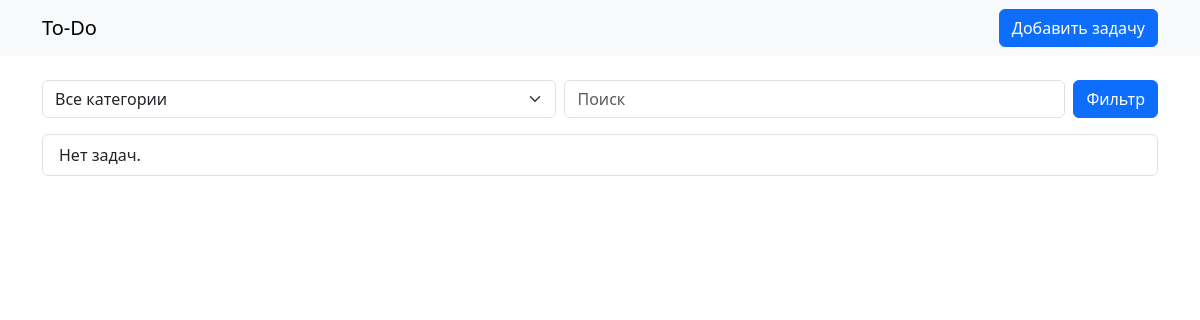
/tasks/, run on an earlier commit of the app's database.
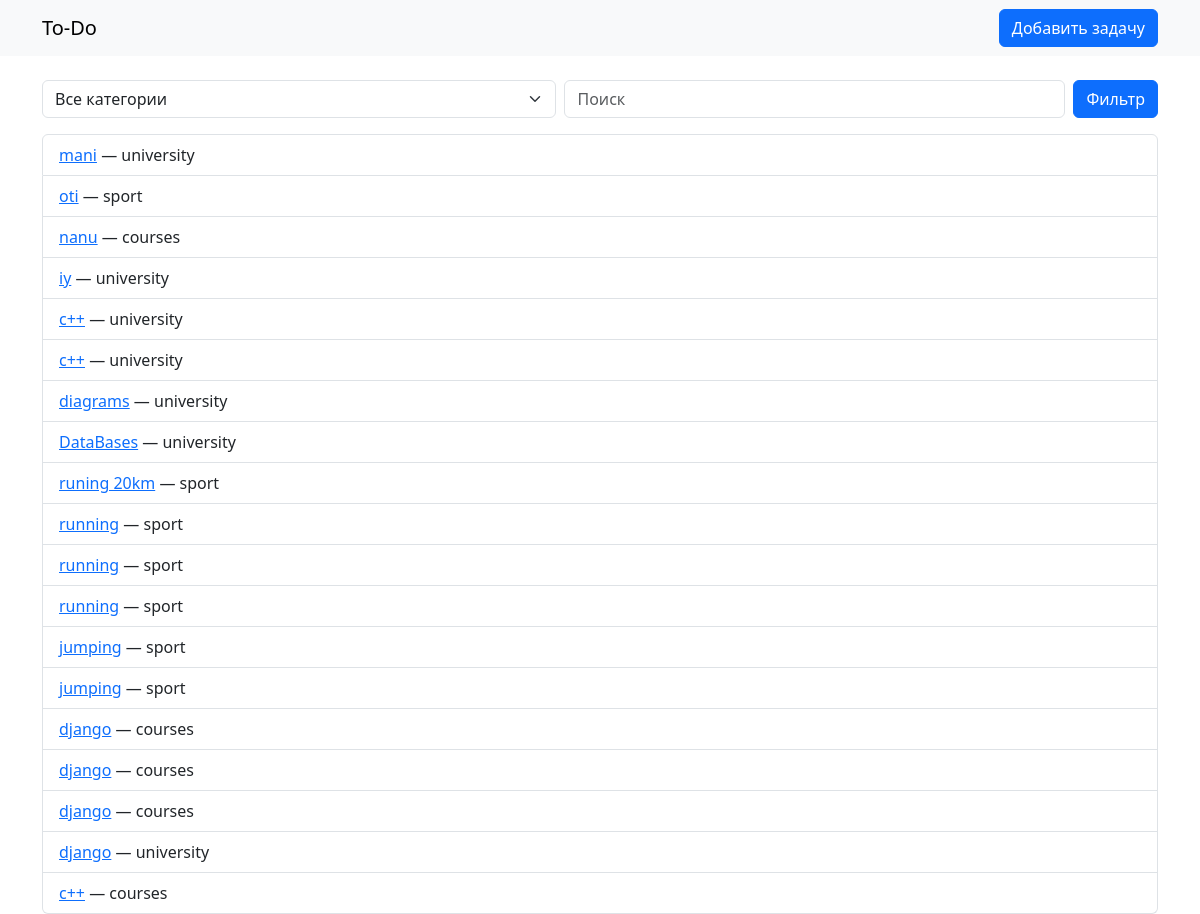
And on a later commit of the database.
### tasks/models.py (models this page shows, shortened)
class Task(models.Model):
    title = models.CharField(max_length=200)
    description = models.TextField()
    category = models.ForeignKey(Category, on_delete=models.CASCADE)

class Category(models.Model):
    name = models.CharField(max_length=100)

### tasks/views.py (the view)
# urls.py: path('', TaskListView.as_view(), name='task-list'),
class TaskListView(ListView):
    model = Task
    template_name = 'tasks/task_list.html'
    context_object_name = 'tasks'
    def get_queryset(self):
        queryset = super().get_queryset()
        category = self.request.GET.get('category')
        search = self.request.GET.get('search')
        if category:
            queryset = queryset.filter(category_id=category)
        if search:
            queryset = queryset.filter(title__icontains=search)
        return queryset
    def get_context_data(self, **kwargs):
        context = super().get_context_data(**kwargs)
        context['categories'] = Category.objects.all()
        return context

### tasks/templates/tasks/task_list.html (shortened to what this page needs)
{% extends "tasks/base.html" %}
{% block content %}
<form method="get" class="d-flex mb-3">
    <select name="category" class="form-select me-2">
        <option value="">Все категории</option>
    </select>
    <input type="text" name="search" class="form-control me-2" placeholder="Поиск" value="{{ request.GET.search }}">
    <button class="btn btn-primary">Фильтр</button>
</form>
<ul class="list-group">
    {% for task in tasks %}
        <li class="list-group-item">
            <a href="{% url 'task-detail' task.pk %}">{{ task.title }}</a> — {{ task.category.name }}
        </li>
    {% empty %}
        <li class="list-group-item">Нет задач.</li>
    {% endfor %}
</ul>
{% endblock %}

### tasks/templates/tasks/base.html (shortened to what this page needs)
<!DOCTYPE html>
<html lang="en">
<head>
    <link rel="stylesheet" href="https://cdn.jsdelivr.net/npm/bootstrap@5.3.0/dist/css/bootstrap.min.css">
</head>
<body>
<nav class="navbar navbar-expand-lg navbar-light bg-light">
  <div class="container">
    <a class="navbar-brand" href="{% url 'task-list' %}">To-Do</a>
    <a class="btn btn-primary" href="{% url 'task-create' %}">Добавить задачу</a>
  </div>
</nav>
<div class="container mt-4">
  {% block content %}{% endblock %}
</div>
</body>
</html>

What changed in the data, as far as the page shows it:
added Task: title "mani", category.name "university"
added Task: title "oti", category.name "sport"
added Task: title "nanu", category.name "courses"
added Task: title "iy", category.name "university"
added Task: title "c++", category.name "university"
added Task: title "c++", category.name "university"
added Task: title "diagrams", category.name "university"
added Task: title "DataBases", category.name "university"
added Task: title "runing 20km", category.name "sport"
added Task: title "running", category.name "sport"
added Task: title "running", category.name "sport"
added Task: title "running", category.name "sport"
added Task: title "jumping", category.name "sport"
added Task: title "jumping", category.name "sport"
added Task: title "django", category.name "courses"
added Task: title "django", category.name "courses"
added Task: title "django", category.name "courses"
added Task: title "django", category.name "university"
added Task: title "c++", category.name "courses"
Also different on the page:
text no longer shown: "Нет задач."
